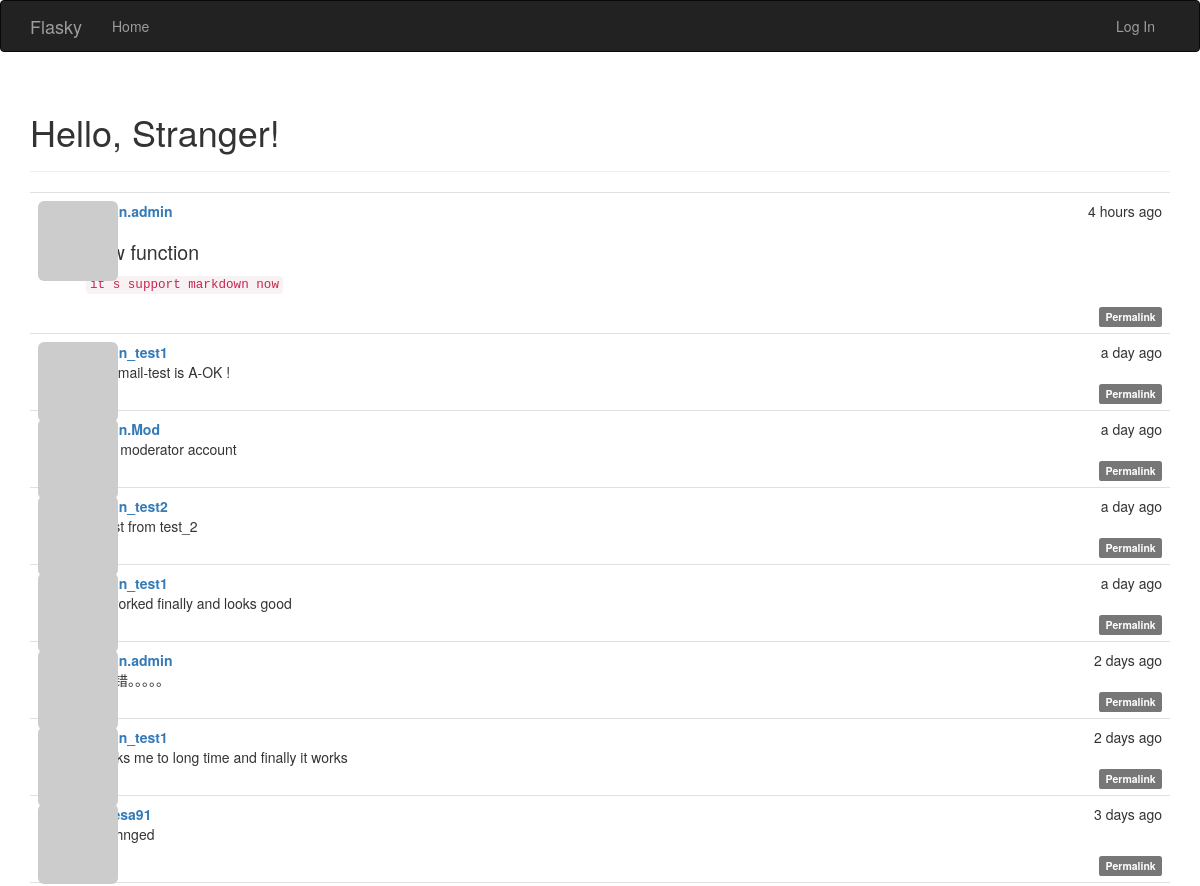
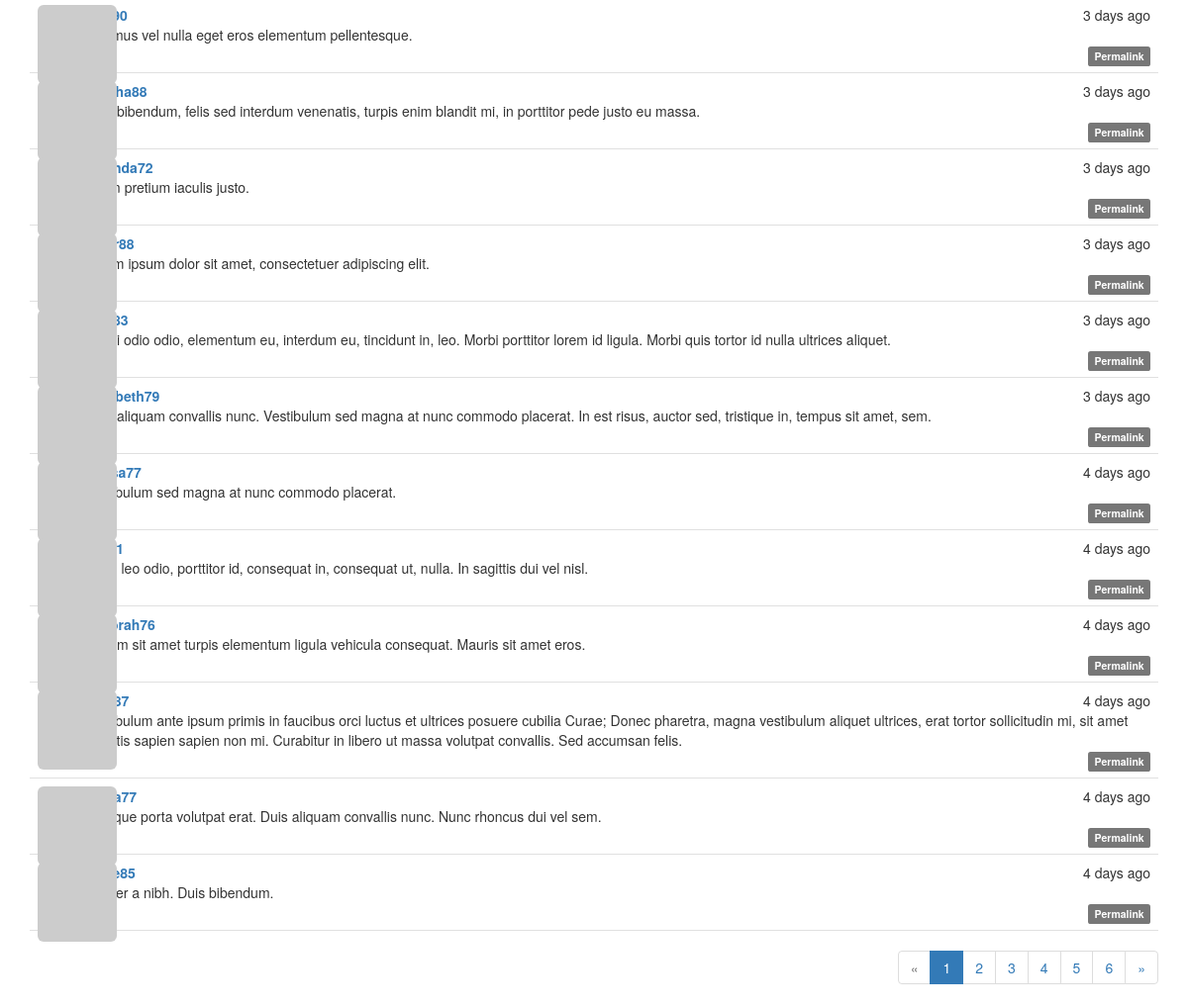
The page / on the database its author committed (2 pictures, top to bottom).
### app/models.py (models this page shows, shortened)
class Post(db.Model):
	__tablename__ = 'posts'
	id = db.Column(db.Integer, primary_key=True)
	body = db.Column(db.Text)
	body_html = db.Column(db.Text)
	timestamp = db.Column(db.DateTime, index = True, default = datetime.utcnow)
	author_id = db.Column(db.Integer, db.ForeignKey('users.id'))

class User(UserMixin,db.Model):
	__tablename__ = 'users'
	id = db.Column(db.Integer, primary_key = True)
	email = db.Column(db.String(64),unique = True, index = True)
	username = db.Column(db.String(64), unique = True, index = True)
	role_id = db.Column(db.Integer, db.ForeignKey('roles.id'))
	password_hash = db.Column(db.String(128))
	confirmed = db.Column(db.Boolean, default = False)
	name = db.Column(db.String(64))
	location = db.Column(db.String(64))
	about_me = db.Column(db.Text())				#the different about Text() and String() is  Text don`t have to set Maximun length
	member_since = db.Column(db.DateTime(), default = datetime.utcnow)
	last_seen = db.Column(db.DateTime(), default = datetime.utcnow)
	avatar_hash = db.Column(db.String(32))
	posts = db.relationship('Post',backref = 'author', lazy = 'dynamic')
	followed = db.relationship('Follow',
								foreign_keys = [Follow.follower_id],
								backref = db.backref('follower', lazy = 'joined'),
								lazy = 'dynamic',
								cascade = 'all, delete-orphan')
	followers = db.relationship('Follow',
								foreign_keys = [Follow.followed_id],
								backref = db.backref('followed', lazy = 'joined'),
								lazy = 'dynamic',
								cascade = 'all, delete-orphan')
	@property
	def password(self):
		raise AttributeError('password is not readable attribute')
	def gravatar(self, size=100, default = 'identicon', ratting = 'g'):
		if request.is_secure:
			url = 'http://secure.gravatar.com/avatar'
		else:
			url = 'http://www.gravatar.com/avatar'
		hash = hashlib.md5(self.email.encode('utf-8')).hexdigest()
		return '{url}/{hash}?s={size}&d={default}&r={ratting}'.format(
			url = url, hash = hash, size = size, default = default,ratting = ratting)

### app/main/views.py (the view)
@main.route('/', methods = ['GET','POST'])
def index():
	form = PostForm()
	if current_user.can(Permission.WRITE_ARTICLES) and form.validate_on_submit():
		post = Post(body = form.body.data, author = current_user._get_current_object())
		db.session.add(post)
		return redirect(url_for('.index'))
	page = request.args.get('page', 1, type = int)
	pagination = Post.query.order_by(Post.timestamp.desc()).paginate(
		page, per_page = current_app.config['FLASKY_POSTS_PER_PAGE'], error_out=False)
	posts = pagination.items
	return render_template('index.html', form = form, posts = posts,
							pagination = pagination)

### app/auth/views.py (called while the page is built)
@auth.before_app_request
def before_request():
	if current_user.is_authenticated:
		current_user.ping()
		if not current_user.confirmed and request.endpoint[:5] != 'auth.' and request.endpoint != 'static':
			return redirect(url_for('auth.unconfirmed'))

### app/main/__init__.py (called while the page is built)
@main.app_context_processor
def inject_permission():
	return dict(Permission = Permission)

### app/models.py (called while the page is built)
	def can(self,permissions):
		return False

	def is_administrator(self):
		return False

### app/templates/index.html (shortened to what this page needs)
{% extends "base.html" %}
{% import "bootstrap/wtf.html" as wtf %}
{% import "_macros.html" as macros %}
{% block page_content %}
<div class="page-header">
	<h1>Hello, {% if current_user.is_authenticated %}{{ current_user.username }}{% else %}Stranger{% endif %}!</h1>
</div>
{% include '_posts.html' %}
{% if pagination %}
<div class="pagination">
	{{ macros.pagination_widget(pagination, '.index') }}
</div>
{% endif %}
{% endblock %}

### app/templates/_posts.html (shortened to what this page needs)
<ul class="posts">
    {% for post in posts %}
    <li class="post">
        <div class="post-thumbnail">
            <a href="{{ url_for('.user', username=post.author.username) }}">
                <img class="img-rounded profile-thumbnail" src="{{ post.author.gravatar(size=40) }}">
            </a>
        </div>
        <div class="post-content">
            <div class="post-date">{{ moment(post.timestamp).fromNow() }}</div>
            <div class="post-author"><a href="{{ url_for('.user', username=post.author.username) }}">{{ post.author.username }}</a></div>
            <div class="post-body">
                {% if post.body_html %}
                    {{ post.body_html | safe }}
                {% else %}
                    {{ post.body }}
                {% endif %}
            </div>
            <div class="post-footer">
                <a href="{{ url_for('.post', id = post.id) }}">
                    <span class="label label-default">Permalink</span>
                </a>
            </div>
        </div>
    </li>
    {% endfor %}
</ul>

### app/static/styles.css (style rules this page uses)
.profile-thumbnail { position: absolute; }
ul.posts { list-style-type: none; padding: 0px; margin: 16px 0px 0px 0px; border-top: 1px solid #e0e0e0; }
ul.posts li.post { padding: 8px; border-bottom: 1px solid #e0e0e0; }
div.post-date { float: right; }
div.post-author { font-weight: bold; }
div.post-thumbnail { position: absolute; }
div.post-content { margin-left: 48px; min-height: 48px; }
div.post-footer { text-align: right; }
div.pagination { width: 100%; text-align: right; padding: 0px; margin: 0px; }
.post-body h1 { font-size: 140%; }

### rows shown on the page
Post: timestamp "4 hours ago", author.username "Yusan.admin", body_html "New function it`s support markdown now"
Post: timestamp "a day ago", author.username "Yusan_test1", body "well, mail-test is A-OK !"
Post: timestamp "a day ago", author.username "Yusan.Mod", body "it`s a moderator account"
Post: timestamp "a day ago", author.username "Yusan_test2", body "a post from test_2"
Post: timestamp "a day ago", author.username "Yusan_test1", body "it`s worked finally and looks good"
Post: timestamp "2 days ago", author.username "Yusan.admin", body "又出错。。。。。"
Post: timestamp "2 days ago", author.username "Yusan_test1", body "it tooks me to long time and finally it works"
Post: timestamp "3 days ago", author.username "theresa91", body_html "it`s chnged"
Post: timestamp "3 days ago", body "Vivamus vel nulla eget eros elementum pellentesque."
Post: timestamp "3 days ago", body "Duis bibendum, felis sed interdum venenatis, turpis enim blandit mi, in porttitor pede justo eu massa."
Post: timestamp "3 days ago", author.username "amanda72", body "Etiam pretium iaculis justo."
Post: timestamp "3 days ago", body "Lorem ipsum dolor sit amet, consectetuer adipiscing elit."
Post: timestamp "3 days ago", body "Morbi odio odio, elementum eu, interdum eu, tincidunt in, leo. Morbi porttitor lorem id ligula. Morbi quis tortor id nulla ultrices aliquet."
Post: timestamp "3 days ago", author.username "elizabeth79", body "Duis aliquam convallis nunc. Vestibulum sed magna at nunc commodo placerat. In est risus, auctor sed, tristique in, tempus sit amet, sem."
Post: timestamp "4 days ago", body "Vestibulum sed magna at nunc commodo placerat."
Post: timestamp "4 days ago", body "Proin leo odio, porttitor id, consequat in, consequat ut, nulla. In sagittis dui vel nisl."
Post: timestamp "4 days ago", author.username "deborah76", body "Nullam sit amet turpis elementum ligula vehicula consequat. Mauris sit amet eros."
Post: timestamp "4 days ago", body "Vestibulum ante ipsum primis in faucibus orci luctus et ultrices posuere cubilia Curae; Donec pharetra, magna vestibulum aliquet ultrices, erat tortor sollicitudin mi, sit amet lobortis sapien sapien non mi. Curabitur in libero ut massa volutpat convallis. Sed accumsan felis."
Post: timestamp "4 days ago", body "Quisque porta volutpat erat. Duis aliquam convallis nunc. Nunc rhoncus dui vel sem."
Post: timestamp "4 days ago", body "Integer a nibh. Duis bibendum."

### other values the page prints
{{ p }} "1"
{{ p }} "2" "3" "4" "5" "6"
